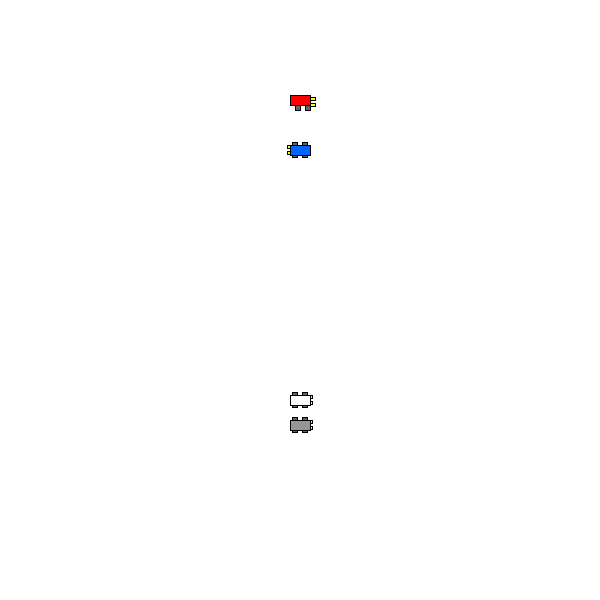
Frame 1 (no input)
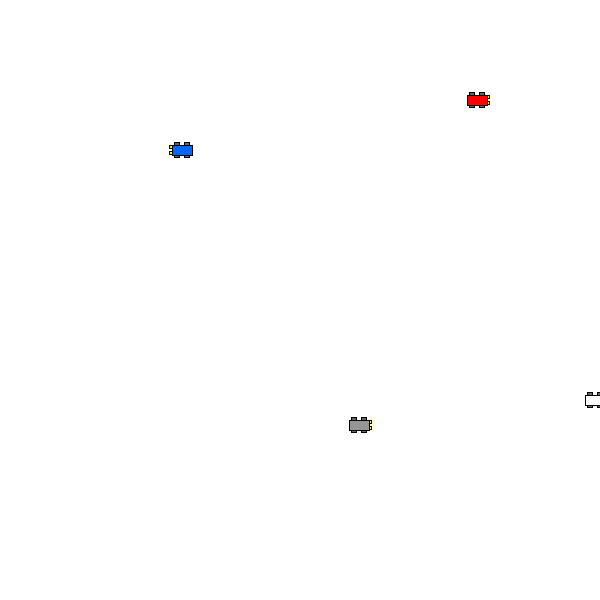
Frame 60 (the mouse pressed at the canvas centre just before this capture)
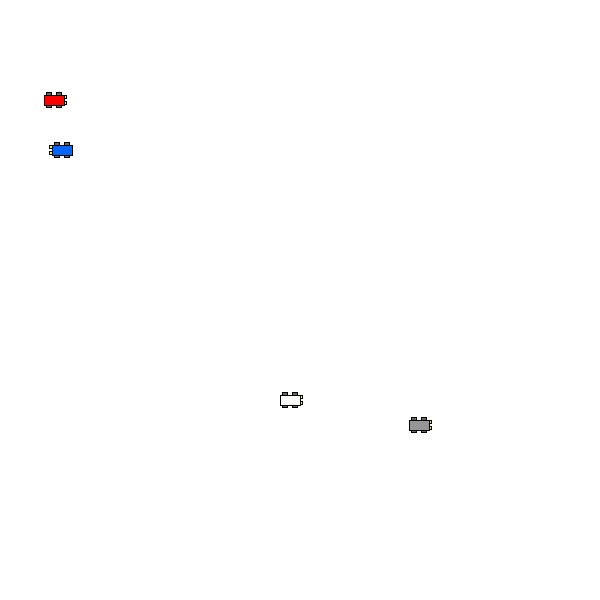
Frame 120 (the mouse held since frame 60 and released just before this capture)

The Processing sketch that drew these frames (run headless with seeded random() and noise(); from frame 60 on, the mouse is pressed at the canvas centre):

// Processing sketch: CarGoVroom
// ── CarGoVroom.pde


bil Audi;

bil Nissan;

bil Volvo;

bil Trueno;

void setup(){
  size(600, 600);

  
  Audi = new bil(100, 3, 255, 0, 0);
  
  Nissan = new bil(425, 1, 150, 150, 150);
  
  Volvo = new bil(150, -2, 0, 100, 255);
  
  Trueno = new bil(400, 5, 255, 255, 255);
  
  
}
void draw(){
  clear();
  background(255);
  
  Audi.display();
  Audi.drive();
  
  Nissan.display();
  Nissan.drive();
  
  Volvo.display();
  Volvo.drive();
  
  Trueno.display();
  Trueno.drive();
  
  
}


void display(){
  
  
}


void drive(){
  
  
}

// ── Class_Car.pde
class bil{
  float xpos;
  float ypos;
  float speed;
  int farveR;
  int farveG;
  int farveB;
  
  hjul coolHjul;
  
  lygte forLygte;
  
  
  bil(int newY, int xspeed, int farve1, int farve2, int farve3){
    xpos = width/2;
    ypos = newY;
    speed = xspeed;
    coolHjul = new hjul();
    forLygte = new lygte();
    farveR = farve1;
    farveG = farve2;
    farveB = farve3;
  
  }
  
  void display(){
    coolHjul.display(xpos, ypos);
    forLygte.display(xpos, ypos, speed);
    fill(farveR, farveG, farveB);
    rectMode(CENTER);
    rect(xpos, ypos, 20, 10);
    
  }
  
  void drive(){
   xpos = xpos + speed;
   if (xpos > width){
     xpos = 0;
   }
   if (xpos < 0){
     xpos = width;
   }
  }
}

// ── Class_Light.pde
class lygte{
  
  lygte(){
  }
  
  void display(float xpos, float ypos, float speed){
    
    fill(255, 255, 0);
    
    if(speed > 0){
      rect(xpos + 10, ypos + 3, 5, 3);
      rect(xpos + 10, ypos - 3, 5, 3);
    }else{
      rect(xpos - 10, ypos + 3, 5, 3);
      rect(xpos - 10, ypos - 3, 5, 3);
    }
  
  }
  
  void drive(float xpos, float speed){
    xpos = xpos + speed;  
  }
}

// ── Class_Wheel.pde
class hjul{
 
  hjul(){
  }
  
  void display(float xpos, float ypos){

    fill(100);   
    rect(xpos - 5, ypos - 5, 5, 5);
    rect(xpos + 5, ypos - 5, 5, 5);
    rect(xpos - 5, ypos + 5, 5, 5);
    rect(xpos + 5, ypos + 5, 5, 5);
  }
  
  void drive(float xpos, float speed){
    xpos = xpos + speed;
  }  
}
